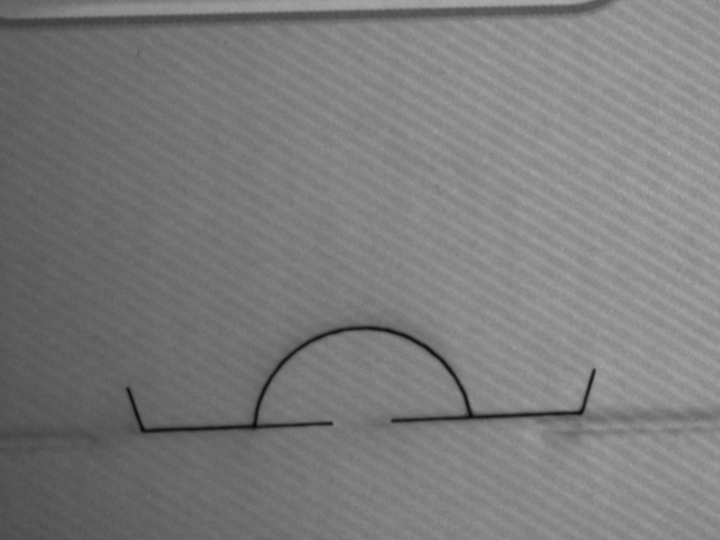
#> input picture pics/cut1.bmp, 720 x 540 px, found by its file name
$ python tradition_edge.py
#> lines starting #> are read from the running program, lines starting #| are printed output that depends on the picture; after the words box and inside, x2 and y2 are one past the last pixel; in counts of white or black regions, pixels touching at a corner belong together
import cv2
import matplotlib.pyplot as plt

img_path = f"pics\cut1.bmp"
img = cv2.imread(img_path)
#> img is the input picture: shape (540, 720, 3); min 10, max 173, mean 123.3

gray = cv2.cvtColor(img, cv2.COLOR_BGR2GRAY)

blurred = cv2.GaussianBlur(gray, (5,5),0)

edges = cv2.Canny(blurred, 50, 150)
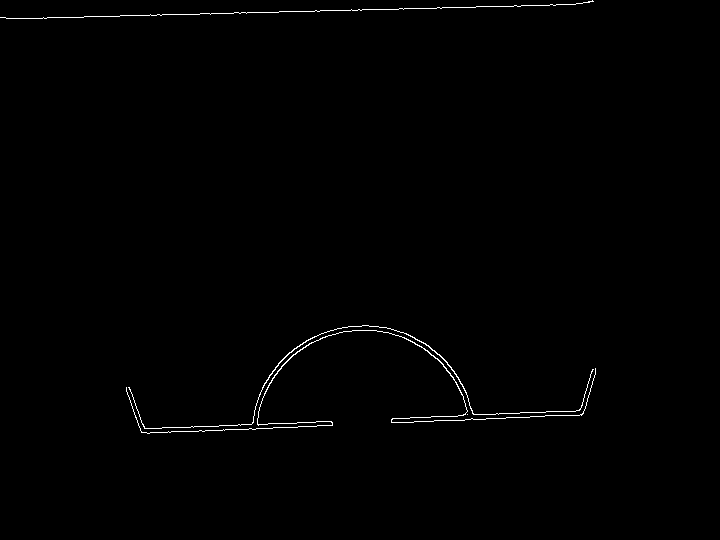
#> edges: shape (540, 720); 0.58% white in thin lines or dots, all inside (x1, y1, x2, y2) = (0, 0, 596, 434)

kernel = cv2.getStructuringElement(cv2.MORPH_RECT, (3,3))
dilated = cv2.dilate(edges, kernel, iterations=1)
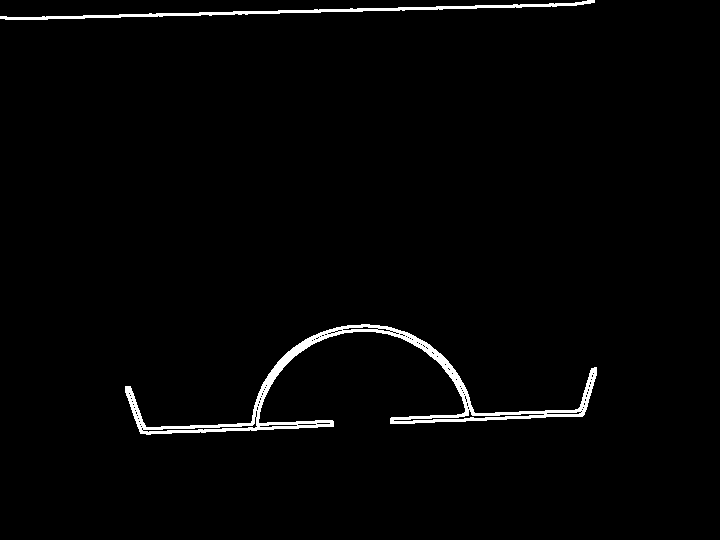
#> dilated: shape (540, 720); 1.9% white; 2 white regions, box (x1, y1, x2, y2) and area: (125, 324, 597, 435) 5347, (0, 0, 595, 20) 1869

plt.figure(figsize=(12,6))
plt.subplot(1,3,1);plt.title("Original");plt.imshow(cv2.cvtColor(img, cv2.COLOR_BGR2GRAY))
plt.subplot(1, 3, 2); plt.title("Gray+Blur"); plt.imshow(blurred, cmap='gray')
plt.subplot(1, 3, 3); plt.title("Edges (Canny)"); plt.imshow(dilated, cmap='gray')
plt.tight_layout(); plt.show()
#> after `plt.tight_layout()`:
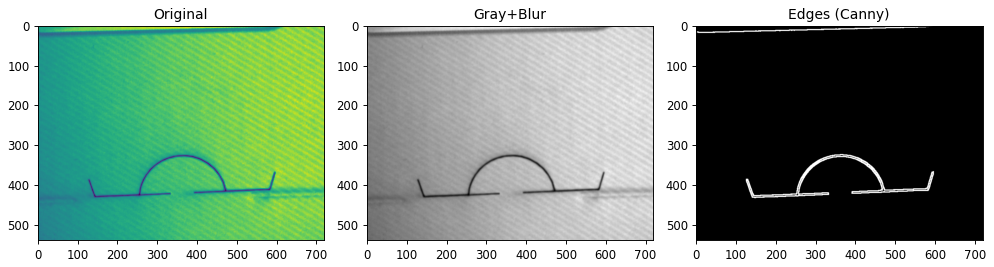
#> figure drawn by matplotlib, 3 panels

$ run again, with pics/press&cut.bmp copied over pics/cut1.bmp
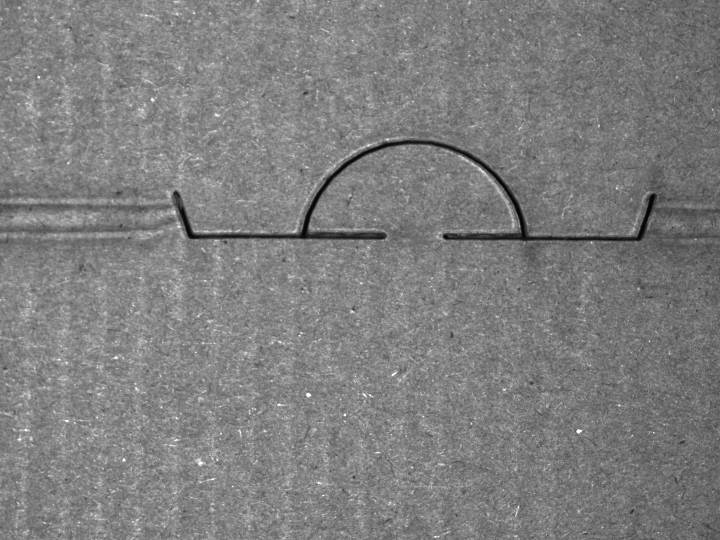
#> input picture pics/press&cut.bmp, 720 x 540 px, found by its file name
#> img is the input picture: shape (540, 720, 3); min 4, max 255, mean 126.4
#> `edges = cv2.Canny(blurred, 50, 150)`:
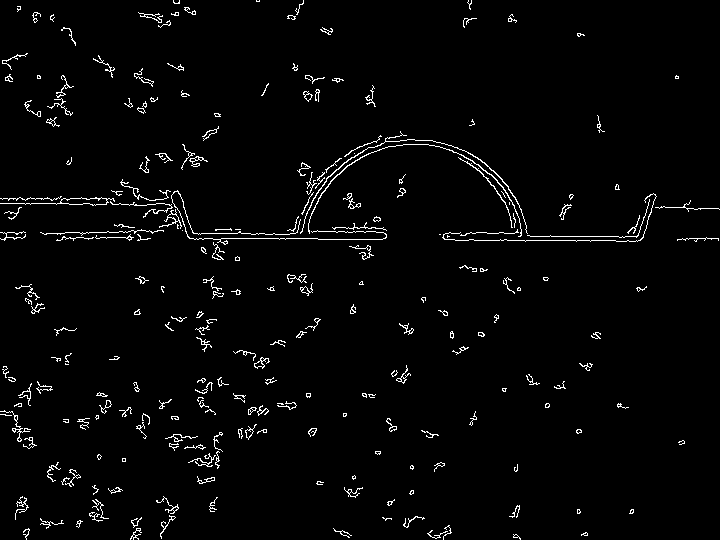
#> edges: shape (540, 720); 2.5% white in thin lines or dots
#> dilated: shape (540, 720); 7.9% white; 171 white regions (1 under 20 px), largest, box (x1, y1, x2, y2) and area: (0, 130, 720, 261) 10782, (187, 431, 224, 470) 494, (0, 409, 38, 450) 490
#> `plt.tight_layout()`:
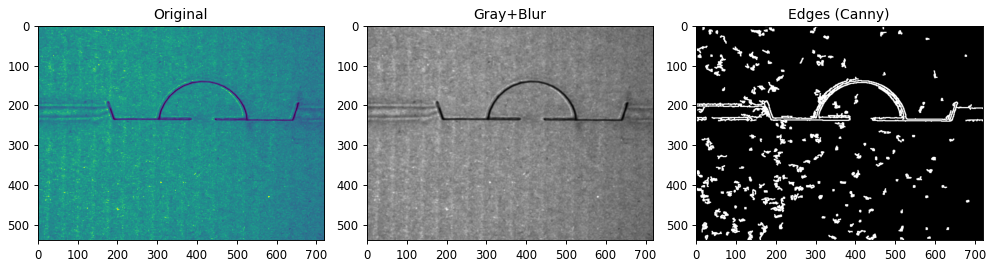
#> figure drawn by matplotlib, 3 panels
